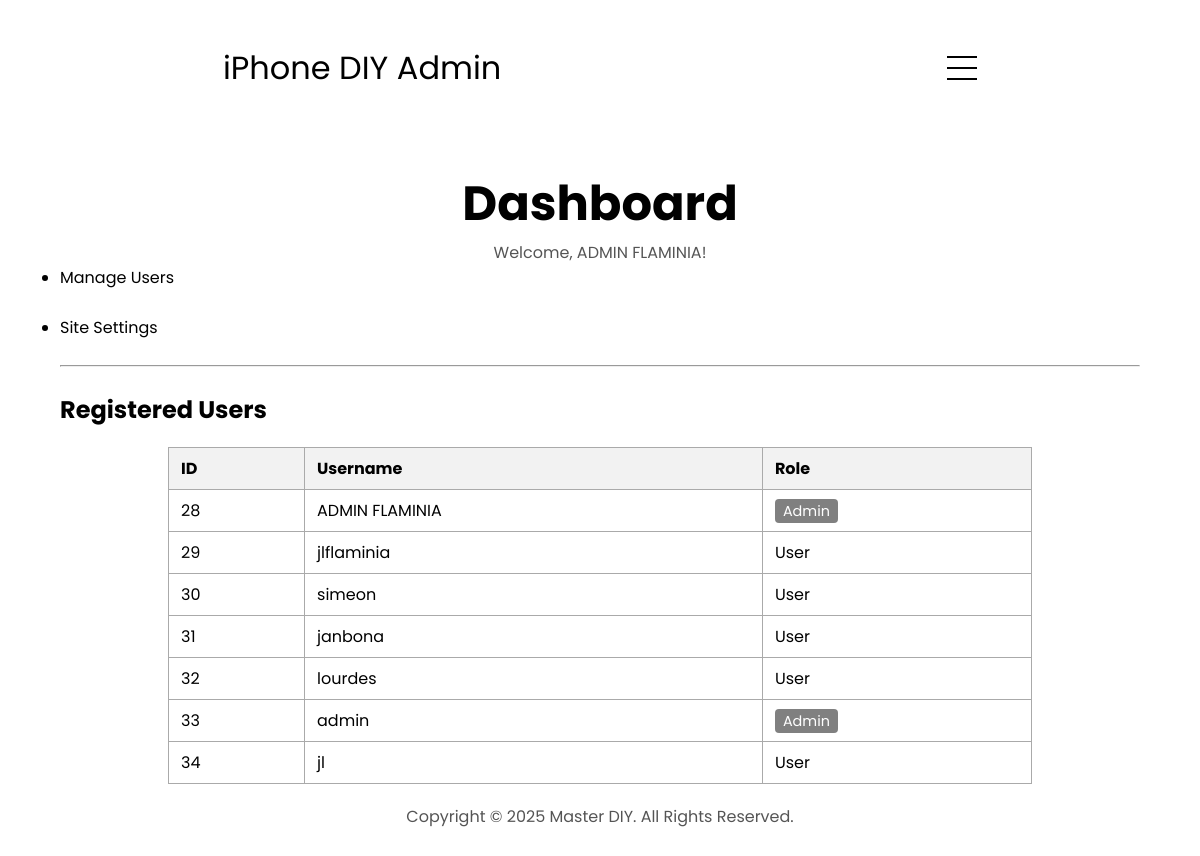
/admin.php (signed in), run on an earlier commit of the app's database.
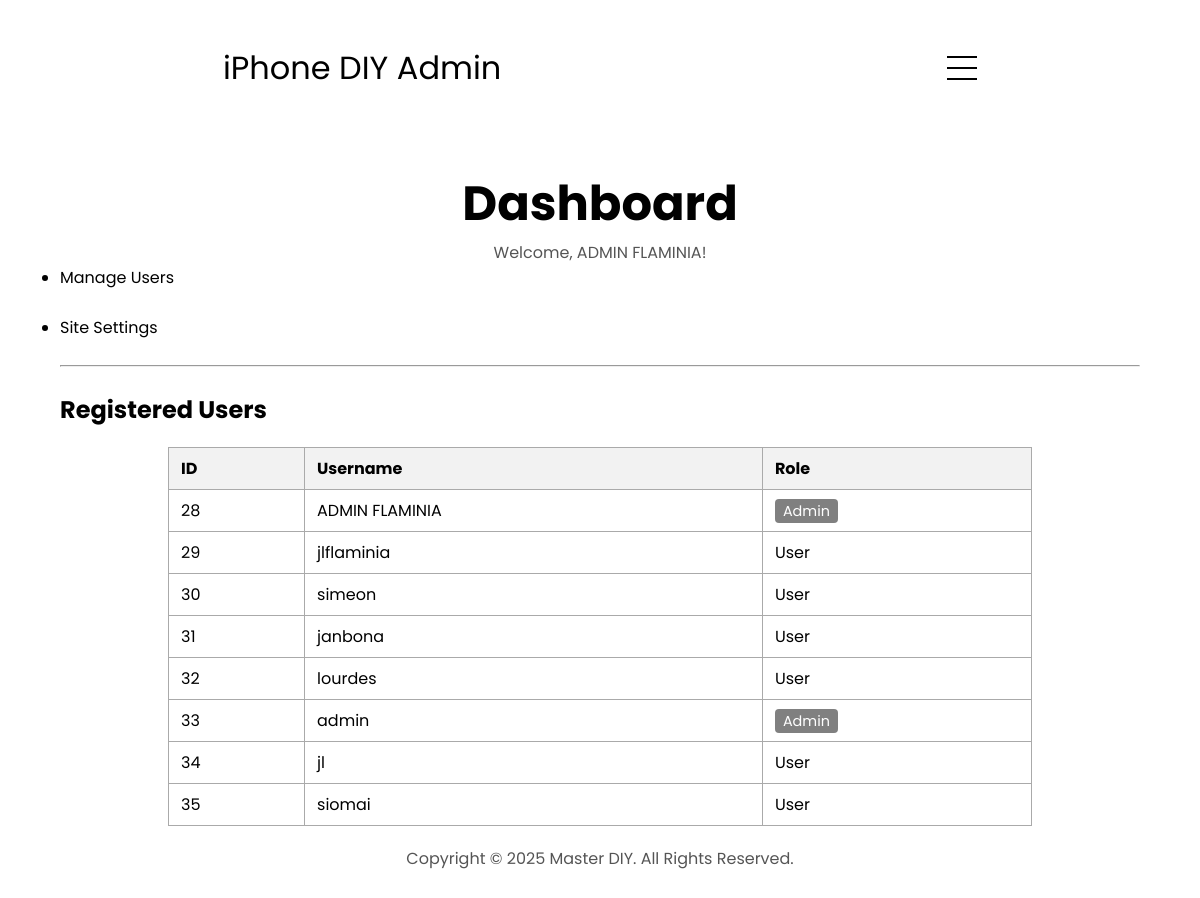
And on a later commit of the database.
### tables this page shows
CREATE TABLE `users` (
  `id` int(11) NOT NULL,
  `username` varchar(50) NOT NULL,
  `password` varchar(255) NOT NULL,
  `usertype` varchar(50) NOT NULL DEFAULT 'user'
);

### admin.php (the view, shortened to what this page needs)
<?php
$host = 'localhost';
$db = 'masterdiy';
$user = 'root';
$pass = '';
$conn = new mysqli($host, $user, $pass, $db);
$query = "SELECT id, username, usertype FROM users";
$result = $conn->query($query);
?>
<!DOCTYPE html>
<html lang="en">
<head>
    <link rel="stylesheet" href="css/style.css" />
    <link rel="stylesheet" href="css/mediaqueries.css" />
</head>
<body>
    <nav id="hamburger-nav">
      <div class="logo">iPhone DIY Admin</div>
      <div class="hamburger-menu">
        <div class="hamburger-icon" onclick="toggleMenu()">
          <span></span>
          <span></span>
          <span></span>
        </div>
      </div>
    </nav>
    <section id="admin-dashboard">
        <h1 class="title">Dashboard</h1>
        <p class="section__text__p1">Welcome, <?php echo htmlspecialchars($_SESSION['username']); ?>!</p>
        <div class="admin-actions">
            <ul>
                <li><a href="#">Manage Users</a></li>
                <br/>
                <li><a href="#">Site Settings</a></li>
            </ul>
            <br/>
        </div>
        <hr>
        <br/>
        <h2>Registered Users</h2>
        <table>
            <tr>
                <th>ID</th>
                <th>Username</th>
                <th>Role</th>
            </tr>
            <?php if ($result && $result->num_rows > 0): ?>
                <?php while($row = $result->fetch_assoc()): ?>
                    <tr>
                        <td><?php echo htmlspecialchars($row['id']); ?></td>
                        <td><?php echo htmlspecialchars($row['username']); ?></td>
                        <td>
                            <?php echo ($row['usertype'] === 'admin') ? '<span class="admin-badge">Admin</span>' : 'User'; ?>
                        </td>
                    </tr>
                <?php endwhile; ?>
            <?php else: ?>
                <tr><td colspan="3">No users found.</td></tr>
            <?php endif; ?>
        </table>
    </section>
    <footer>
        <p>Copyright &#169; 2025 Master DIY. All Rights Reserved.</p>
    </footer>
</body>
</html>

What changed in the data, as far as the page shows it:
added users: id "35", username "siomai", usertype "User"
